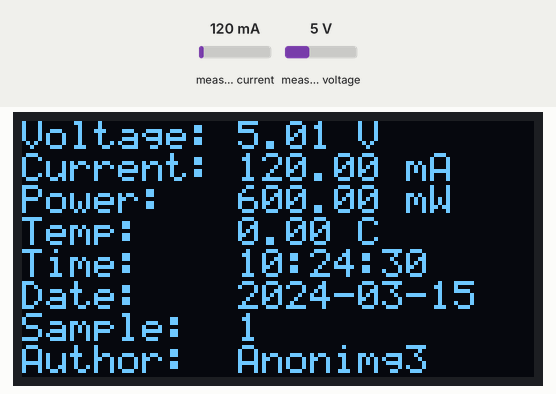
This sketch was run on a simulated Arduino Uno, built with avr-gcc and run on an emulated ATmega328P. Shown: 128×64 one-colour display. Inputs (shaded band) come from the test bench; at power-on: measured current 120 mA, measured voltage 5 V. The local clock reads 2024-03-15 10:24:30 at power-on unless the sketch sets it; storage starts empty; what the sketch prints to the serial monitor is not drawn.

Above: at 1.2 s.
1.3 s: measured current set to 40 mA
At 2.9 s:
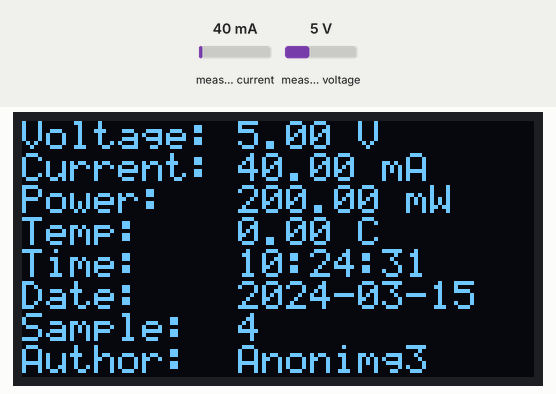
4.5 s: measured voltage set to 0.3 V
At 5.9 s:
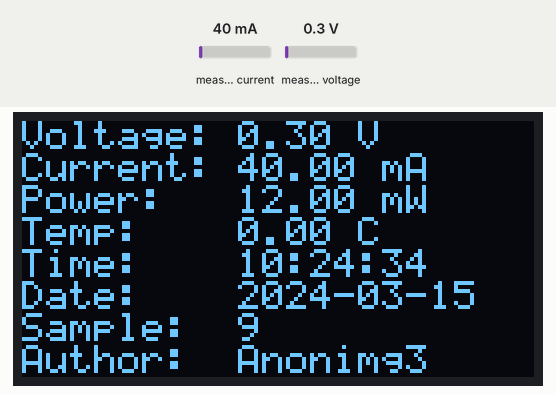
7.5 s: measured current set to 500 mA
At 8.9 s:
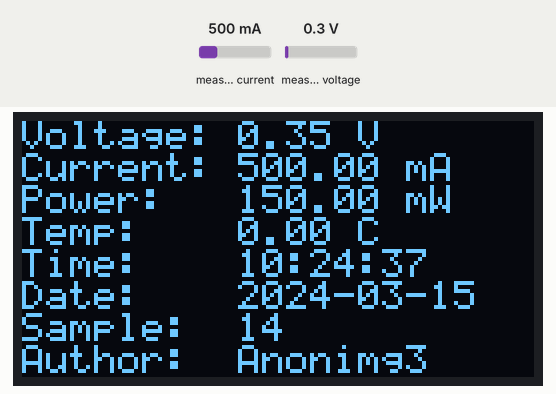
10.5 s: measured voltage set to 3.8 V
At 11.8 s:
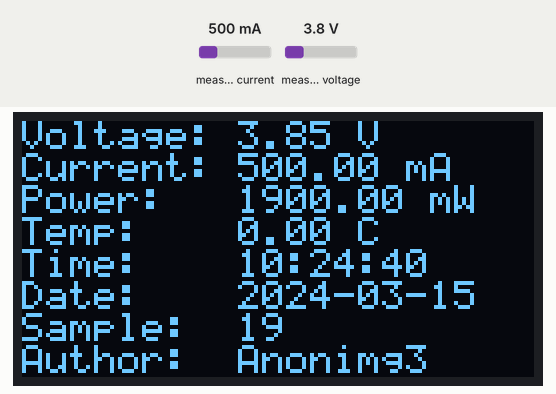
Timing chart, 0 to 13.5 s (numbered marks = the images above; inputs shaded):
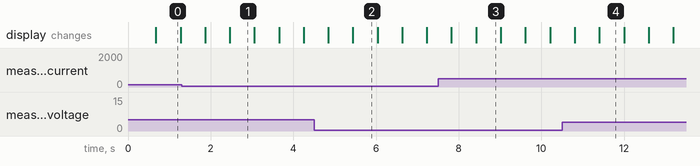

Measured:
- what the display in image 0 shows lasts 0.6 s, from 0.7 s to 1.3 s

The sketch:

DataLogger.ino
```cpp
/******************************** LIBRARIES ********************************/
#include <Wire.h>
#include <SPI.h>
#include <OneWire.h>
#include <DS18B20.h>
#include <Adafruit_INA219.h>
#include <SSD1306Ascii.h>
#include <SSD1306AsciiAvrI2c.h>
#include <RTClib.h>
#include <RTC_DS3231.h>
#include <SdFat.h>
/*************************** GLOBAL VARIABLES ***************************/
/* SD CARD */
SdFat SD;
File file;
String fileName;

/* OLED DISPLAY */
SSD1306AsciiAvrI2c oled;

/* RTC */
RTC_DS3231 RTC;
String currentDate;
String currentTime;

/* DS18B20 TEMPERATURE SENSOR */
byte sensorAddress[8] = {0x28, 0x5B, 0xC4, 0x8, 0xA, 0x0, 0x0, 0x83};
OneWire onewire(8);
DS18B20 sensors(&onewire);

/* INA219 CURRENT SENSOR */
Adafruit_INA219 ina219;
int sampleCnt = 0;
float current_mA = 0;
float loadvoltage = 0;
float power_mW = 0;
float temperature = 0;
/****************************** FUNCTIONS ******************************/
void setup() {
  /* SERIAL INITIALIZE */
  Serial.begin(115200);
  while (!Serial) {
    // wait for serial port to connect. Needed for native USB port only
  }

  /* SD CARD INITIALIZE */
  SD.begin(10);

  /* CURRENT SENSOR INITIALIZE */
  ina219.begin();

  /* OLED DISPLAYINITIALIZE */
  oled.begin(&Adafruit128x64, 0x3C);
  oled.clear();
  oled.setFont(Stang5x7);

  /* TEMPERATURE SENSOR INITIALIZE */
  sensors.begin();
  sensors.request(sensorAddress);

  /* SET CURRENT DATE AND TIME (LAUNCH ONLY ONCE) */
  //    DateTime now = RTC.now();
  //    DateTime compiled = DateTime(__DATE__, __TIME__);
  //    if (now.unixtime() < compiled.unixtime()) {
  //      RTC.adjust(DateTime(__DATE__, __TIME__));
  //    }

  /* GET THE CURRENT DATE AND TIME */
  DateTime now = RTC.now();

  /* FORMATTING DATE AND TIME */
  currentDate = String(now.year()) + "-" +  formatting(now.month()) + "-" + formatting(now.day());
  currentTime = formatting(now.hour()) + "-" + formatting(now.minute())  + "-" + formatting(now.second());

  /* CREATE A UNIQUE FILE NAME */
  fileName = currentDate + " " + currentTime + ".txt";;
}

void loop() {
  /* INCREMENT SAMPLE COUNTER */
  sampleCnt++;

  /* READS VOLTAGE AND CURRENT FROM SENSOR*/
  current_mA = ina219.getCurrent_mA();
  loadvoltage = ina219.getBusVoltage_V() + ( ina219.getShuntVoltage_mV() / 1000);
  power_mW = ina219.getPower_mW();

  /* GET THE CURRENT DATE AND TIME */
  DateTime now = RTC.now();

  /* WAIT FOR RESULTS */
  delay(500);

  /* FORMATTING DATE AND TIME */
  currentDate = String(now.year()) + "-" +  formatting(now.month()) + "-" + formatting(now.day());
  currentTime = formatting(now.hour()) + ":" + formatting(now.minute())  + ":" + formatting(now.second());

  /* READS THE TEMPERATURE FROM SENSORE */
  if (sensors.available()) {
    temperature = sensors.readTemperature(sensorAddress);
    sensors.request(sensorAddress);
  }

  /* DISPLAY MEASUREMENTS ON OLED */
  oled.clear();
  oled.println("Voltage: " + String(loadvoltage) + " V");
  oled.println("Current: " + String(current_mA) + " mA");
  oled.println("Power:   " + String(power_mW) + " mW");
  oled.println("Temp:    " + String(temperature) + " C");
  oled.println("Time:    " + currentTime);
  oled.println("Date:    " + currentDate);
  oled.println("Sample:  " + String(sampleCnt));
  oled.println("Author:  Anonimg3");

  /* SAVE MEASUREMENTS ON THE SD CARD*/
  file = SD.open(fileName, FILE_WRITE);
  if (file) {
    String fileBuf = String(sampleCnt) + ";" + loadvoltage + ";" + current_mA + ";" + power_mW + ";" + temperature + ";" + currentDate + ";" + currentTime;
    file.println(fileBuf );
    file.close();
  }

  /* SEND MEASUREMENTS VIA UART */
  String serialBuf = String(loadvoltage) + ',' + String(current_mA) + ',' + String(power_mW) + ',' + String(currentDate) + ',' + String(currentTime) + ',' + String(temperature) + ',';
  Serial.println(serialBuf);
}

String formatting(int value) {
  return value < 10 ? "0" + String(value) : String(value);
}
```
